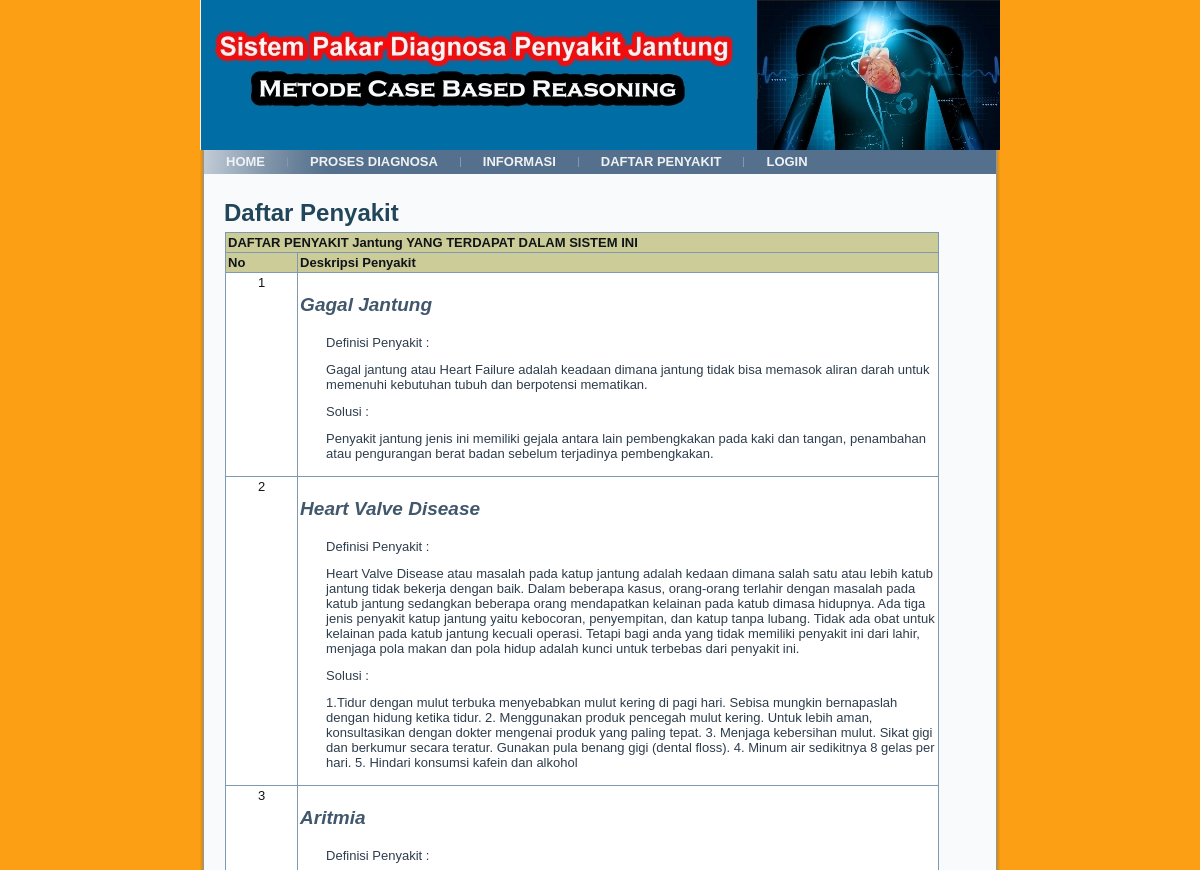
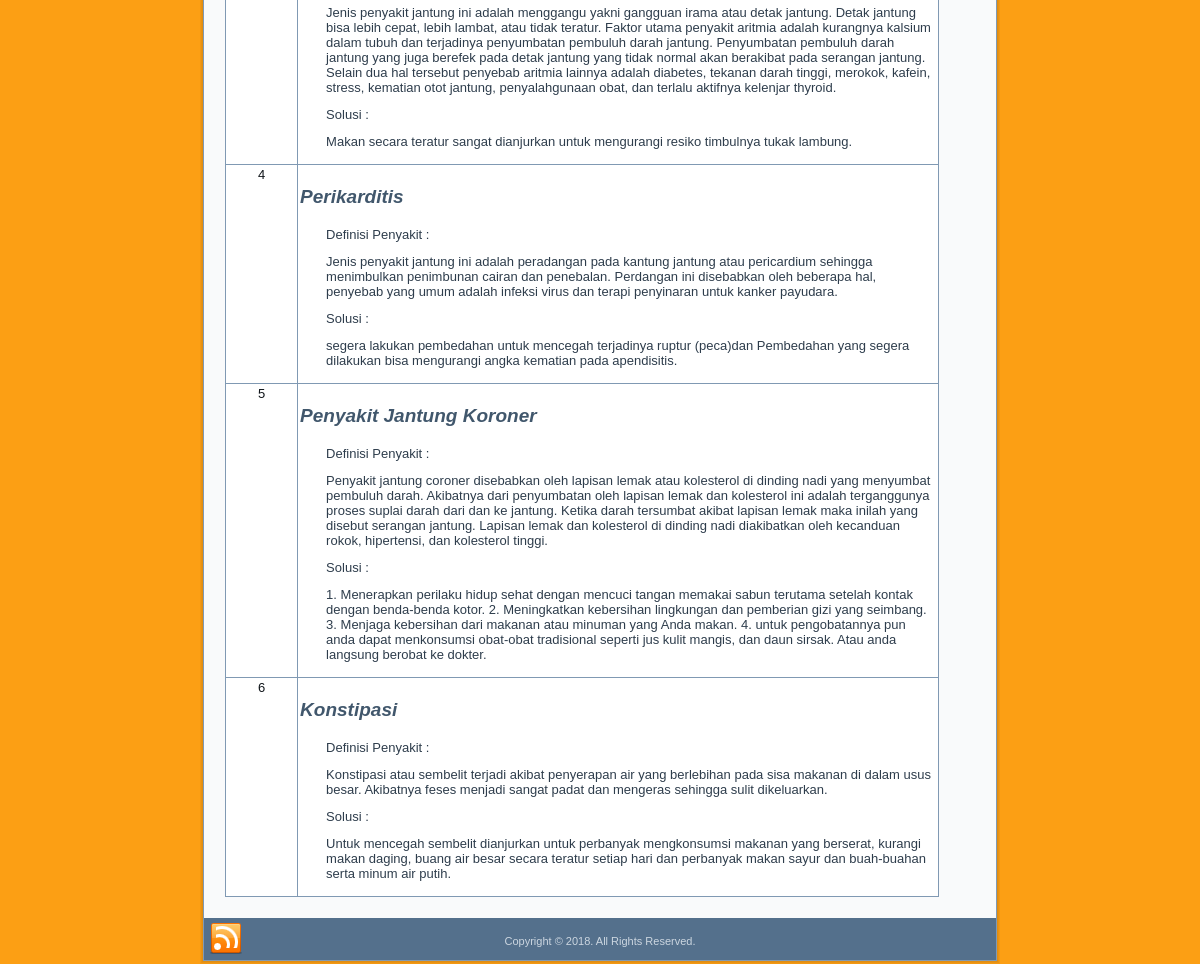
/index.php?top=daftar-penyakit.php, run on the app's committed database (2 pictures, top to bottom).
### tables this page shows
CREATE TABLE `penyakit_solusi` (
  `kd_penyakit` char(4) NOT NULL,
  `nama_penyakit` varchar(30) DEFAULT NULL,
  `definisi` text,
  `solusi` text
);

### daftar-penyakit.php (the view, shortened to what this page needs)
<div class="art-post">
<div class="art-post-body">
<div class="art-post-inner art-article">
<h2 class="art-postheader">Daftar Penyakit</h2>
<div class="art-postcontent">
<table width="95%" border="0" align="center" cellpadding="2" cellspacing="1" bgcolor="#22B5DD">
  <tr bgcolor="#CCCC99">
    <td colspan="4"><b>DAFTAR PENYAKIT Jantung YANG TERDAPAT DALAM SISTEM INI</b></td>
  </tr>
  <tr bgcolor="#DBEAF5">
    <td width="23" bgcolor="#CCCC99"><b>No</b></td>
    <td width="244" bgcolor="#CCCC99"><strong>Deskripsi  Penyakit</strong></td>
  </tr>
  <?php
	$sql = "SELECT * FROM penyakit_solusi ORDER BY kd_penyakit";
	$qry = mysql_query($sql, $koneksi) or die ("SQL Error".mysql_error());
	$no=0;
	while ($data=mysql_fetch_array($qry)) {
	$no++;
  ?>
  <tr bgcolor="#FFFFFF">
    <td><div align="center"><?php echo $no; ?></div> </td>
    <td><div align="left">
      <div align="left"><?php echo "<h3><em>$data[nama_penyakit]</em></h3>"; ?></div>
      <ul>
      	<li><label>Definisi Penyakit :</label><p><?php echo "$data[definisi]";?></p></li>
        <li><label>Solusi :</label><p><?php echo "$data[solusi]";?></p>
    </div></li>
      </td>
  </tr>
  <?php
  }
  ?>
</table>
</div>
                </div>
    </div>
</div>

### style.css (style rules this page uses)
#art-main, table { font-family: Arial, Helvetica, Sans-Serif; font-style: normal; font-weight: normal; font-size: 13px; }
h1, h2, h3, h4, h5, h6, p, a, ul, ol, li { margin: 0; padding: 0; }
.art-postcontent, .art-postcontent li, .art-postcontent table, .art-postcontent a, .art-postcontent a:link, .art-postcontent a:visited, .art-postcontent a.visited, .art-postcontent a:hover, .art-postcontent a.hovered { font-family: Arial, Helvetica, Sans-Serif; }
.art-postcontent p { margin: 12px 0; }
h1, h2, h3, h4, h5, h6, h1 a, h2 a, h3 a, h4 a, h5 a, h6 a, h1 a:link, h2 a:link, h3 a:link, h4 a:link, h5 a:link, h6 a:link, h1 a:visited, h2 a:visited, h3 a:visited, h4 a:visited, h5 a:visited, h6 a:visited, h1 a:hover, h2 a:hover, h3 a:hover, h4 a:hover, h5 a:hover, h6 a:hover { font-family: Arial, Helvetica, Sans-Serif; font-style: normal; font-weight: bold; font-size: 32px; text-decoration: none; }
.art-postcontent h2 { color: #3E81A8; margin: 19px 0; font-size: 24px; }
.art-postcontent h3 { color: #41576C; margin: 19px 0; font-size: 19px; }
ul { list-style-type: none; }
html { height:100%; }
body { padding: 0; margin:0; color: #0F1419; height:100%; min-height:100%; background-color: #FAF9F4; background-image: url('images/Bottomnew_texture.jpg'); background-repeat: repeat; background-attachment: fixed; background-position: top left; min-width: 800px; }
.art-post { position: relative; min-width: 1px; min-height: 1px; margin: 0; }
.art-post-body { position: relative; padding: 10px; }
.art-article table, table.art-article { border-collapse: collapse; margin: 1px; }
.art-article th, .art-article td { padding: 2px; border: solid 1px #8099B3; vertical-align: top; text-align: left; }
h2.art-postheader { color: #214559; margin: 5px 0; font-size: 24px; }
.art-postcontent { display:inline; }
.art-post ol, .art-post ul { margin: 1em 0 1em 2em; padding: 0; }
.art-post li { font-size: 13px; color: #2E3D4C; padding: 0; }

### data on the page
penyakit_solusi: nama_penyakit "Gagal Jantung", definisi "Gagal jantung atau Heart Failure adalah keadaan dimana jantung tidak bisa memasok aliran darah untuk memenuhi kebutuhan tubuh dan berpotensi mematikan.", solusi "Penyakit jantung jenis ini memiliki gejala antara lain pembengkakan pada kaki dan tangan, penambahan atau pengurangan berat badan sebelum terjadinya pembengkakan."
penyakit_solusi: nama_penyakit "Heart Valve Disease", definisi "Heart Valve Disease atau masalah pada katup jantung adalah kedaan dimana salah satu atau lebih katub jantung tidak bekerja dengan baik. Dalam beberapa kasus, orang-orang terlahir dengan masalah pada katub jantung sedangkan beberapa orang mendapatkan kelainan pada katub dimasa hidupnya. Ada tiga jenis penyakit katup jantung yaitu kebocoran, penyempitan, dan katup tanpa lubang. Tidak ada obat untuk kelainan pada katub jantung kecuali operasi. Tetapi bagi anda yang tidak memiliki penyakit ini dari lahir, menjaga pola makan dan pola hidup adalah kunci untuk terbebas dari penyakit ini.", solusi "1.Tidur dengan mulut terbuka menyebabkan mulut kering di pagi hari. Sebisa mungkin bernapaslah dengan hidung ketika tidur. 2. Menggunakan produk pencegah mulut kering. Untuk lebih aman, konsultasikan dengan dokter mengenai produk yang paling tepat. 3. Menjaga kebersihan mulut. Sikat gigi dan berkumur secara teratur. Gunakan pula benang gigi (dental floss). 4. Minum air sedikitnya 8 gelas per hari. 5. Hindari konsumsi kafein dan alkohol"
penyakit_solusi: nama_penyakit "Aritmia", definisi "Jenis penyakit jantung ini adalah menggangu yakni gangguan irama atau detak jantung. Detak jantung bisa lebih cepat, lebih lambat, atau tidak teratur. Faktor utama penyakit aritmia adalah kurangnya kalsium dalam tubuh dan terjadinya penyumbatan pembuluh darah jantung. Penyumbatan pembuluh darah jantung yang juga berefek pada detak jantung yang tidak normal akan berakibat pada serangan jantung. Selain dua hal tersebut penyebab aritmia lainnya adalah diabetes, tekanan darah tinggi, merokok, kafein, stress, kematian otot jantung, penyalahgunaan obat, dan terlalu aktifnya kelenjar thyroid.", solusi "Makan secara teratur sangat dianjurkan untuk mengurangi resiko timbulnya tukak lambung."
penyakit_solusi: nama_penyakit "Perikarditis", definisi "Jenis penyakit jantung ini adalah peradangan pada kantung jantung atau pericardium sehingga menimbulkan penimbunan cairan dan penebalan. Perdangan ini disebabkan oleh beberapa hal, penyebab yang umum adalah infeksi virus dan terapi penyinaran untuk kanker payudara.", solusi "segera lakukan pembedahan untuk mencegah terjadinya ruptur (peca)dan Pembedahan yang segera dilakukan bisa mengurangi angka kematian pada apendisitis."
penyakit_solusi: nama_penyakit "Penyakit Jantung Koroner", definisi "Penyakit jantung coroner disebabkan oleh lapisan lemak atau kolesterol di dinding nadi yang menyumbat pembuluh darah. Akibatnya dari penyumbatan oleh lapisan lemak dan kolesterol ini adalah terganggunya proses suplai darah dari dan ke jantung. Ketika darah tersumbat akibat lapisan lemak maka inilah yang disebut serangan jantung. Lapisan lemak dan kolesterol di dinding nadi diakibatkan oleh kecanduan rokok, hipertensi, dan kolesterol tinggi.", solusi "1. Menerapkan perilaku hidup sehat dengan mencuci tangan memakai sabun terutama setelah kontak dengan benda-benda kotor. 2. Meningkatkan kebersihan lingkungan dan pemberian gizi yang seimbang. 3. Menjaga kebersihan dari makanan atau minuman yang Anda makan. 4. untuk pengobatannya pun anda dapat menkonsumsi obat-obat tradisional seperti jus kulit mangis, dan daun sirsak. Atau anda langsung berobat ke dokter."
penyakit_solusi: nama_penyakit "Konstipasi", definisi "Konstipasi atau sembelit terjadi akibat penyerapan air yang berlebihan pada sisa makanan di dalam usus besar. Akibatnya feses menjadi sangat padat dan mengeras sehingga sulit dikeluarkan.", solusi "Untuk mencegah sembelit dianjurkan untuk perbanyak mengkonsumsi makanan yang berserat, kurangi makan daging, buang air besar secara teratur setiap hari dan perbanyak makan sayur dan buah-buahan serta minum air putih."
